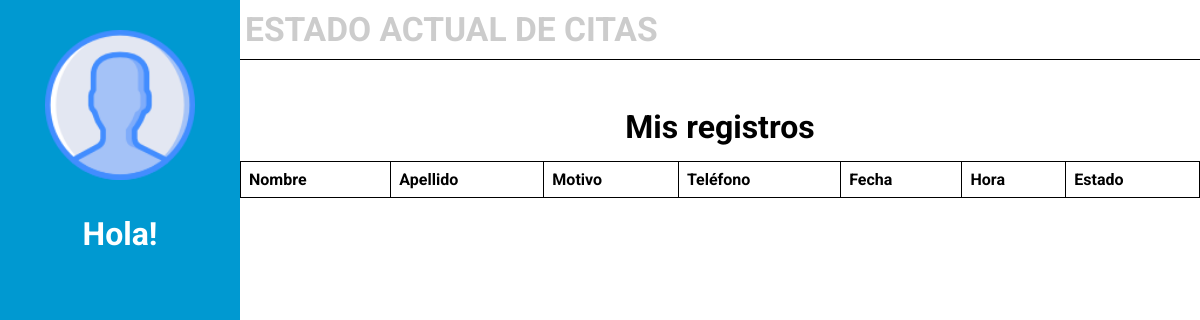
The app's page /estadoCitas.php, older data.
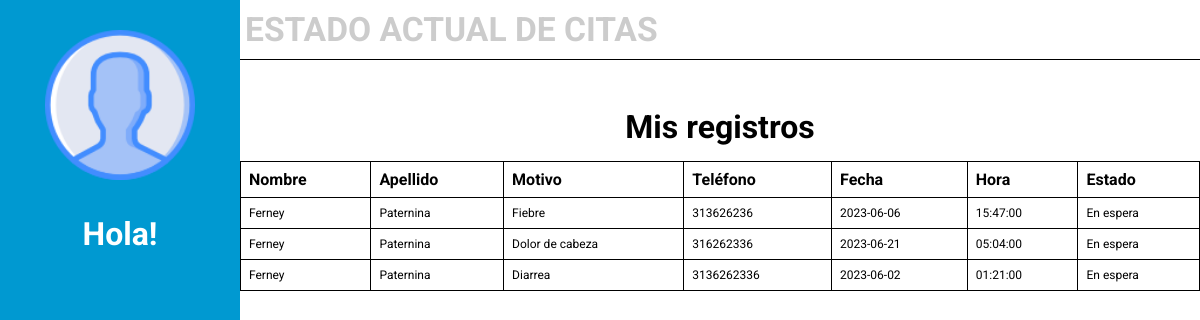
The same page, newer data.
### tables this page shows
CREATE TABLE `gestion_cita` (
  `id_cita` int(11) NOT NULL,
  `id_paciente` int(11) DEFAULT NULL,
  `id_medico` int(11) DEFAULT NULL,
  `observaciones` text DEFAULT NULL,
  `telefono` varchar(12) DEFAULT NULL,
  `fecha_cita` date DEFAULT NULL,
  `hora_cita` time DEFAULT NULL,
  `estado` varchar(12) DEFAULT NULL
);

CREATE TABLE `paciente` (
  `id_paciente` int(11) NOT NULL,
  `nombre` varchar(50) DEFAULT NULL,
  `apellido` varchar(50) DEFAULT NULL,
  `correo` varchar(100) DEFAULT NULL,
  `contrasena` varchar(50) DEFAULT NULL,
  `id_usuario` int(12) NOT NULL
);

### estadoCitas.php (the view, shortened to what this page needs)
<?php
require 'db.php';
$sql = "SELECT * FROM gestion_cita";
$stmt = $conn->prepare($sql);
$stmt->execute();
$cita = $stmt->get_result()->fetch_all(MYSQLI_ASSOC);
?>
<!DOCTYPE html>
<html lang="es">
    <head>
        <link rel="stylesheet" href="css/styleInicio.css">
    </head>
<body>
   <?php
    include 'funciones/func.php';
   ?>
    <main>
        <h1>Estado actual de citas</h1>
        <h2>Mis registros</h2>
        <table>
            <tr>
                <th>Nombre</th>
                <th>Apellido</th>
                <th>Motivo</th>
                <th>Teléfono</th>
                <th>Fecha</th>
                <th>Hora</th>
                <th>Estado</th>
            </tr>
             <?php foreach ($cita as $citas): ?>
               <tr>
               <td><p><?php
               $id_paciente = $citas['id_paciente'];
               $sql1 = "SELECT nombre FROM paciente WHERE id_paciente = '$id_paciente'";
               $result = $conn->query($sql1);
               if ($result->num_rows > 0) {
                $row = $result->fetch_assoc();
               $nombre = $row['nombre'];
               echo $nombre;
               }
               ?></p></td>
               <td><p><?php
               $id_paciente = $citas['id_paciente'];
               $sql1 = "SELECT apellido FROM paciente WHERE id_paciente = '$id_paciente'";
               $result = $conn->query($sql1);
               if ($result->num_rows > 0) {
                $row = $result->fetch_assoc();
               $apellido = $row['apellido'];
               echo $apellido;
               }
               ?></p></td>
               <td><p><?php echo  $citas['observaciones']; ?></p></td>
               <td><p><?php echo  $citas['telefono']; ?></p></td>
               <td><p><?php echo  $citas['fecha_cita']; ?></p></td>
               <td><p><?php echo  $citas['hora_cita']; ?></p></td>
               <td><p><?php echo  $citas['estado']; ?></p></td>
               </tr>
             <?php endforeach; ?>
        </table>
    </main>
</body>
</html>

Row changes from the older to the newer data that the page shows:
added gestion_cita: id_paciente.nombre "Ferney", id_paciente.apellido "Paternina", observaciones "Fiebre", telefono "313626236", fecha_cita "2023-06-06", hora_cita "15:47:00", estado "En espera"
added gestion_cita: id_paciente.nombre "Ferney", id_paciente.apellido "Paternina", observaciones "Dolor de cabeza", telefono "316262336", fecha_cita "2023-06-21", hora_cita "05:04:00", estado "En espera"
added gestion_cita: id_paciente.nombre "Ferney", id_paciente.apellido "Paternina", observaciones "Diarrea", telefono "3136262336", fecha_cita "2023-06-02", hora_cita "01:21:00", estado "En espera"
